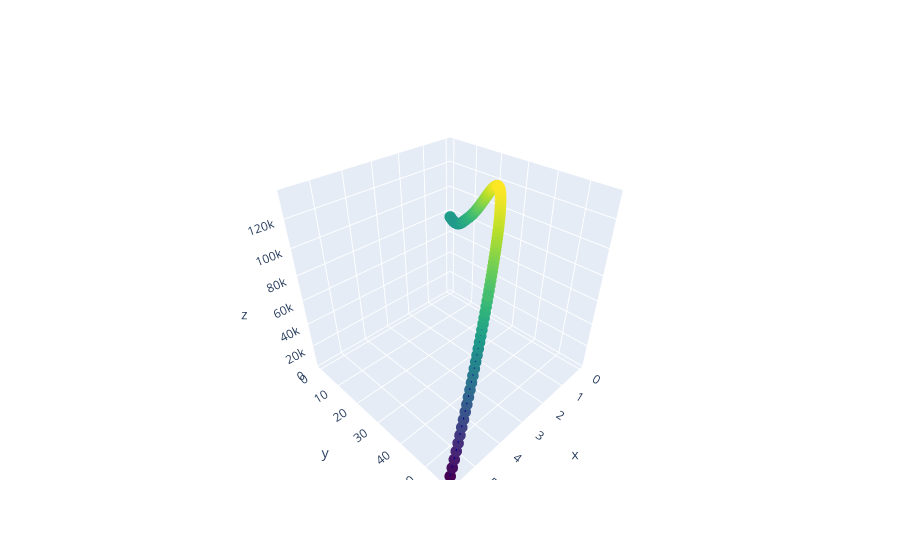

Notebook source saved alongside this figure:
### Code cell
import plotly.graph_objects as go

fig = go.Figure(data=go.Scatter3d(x=theta_sol/pi*180, y=phi_sol/pi*180, z=h_sol,
    marker=dict(
        size=4,
        color=h_sol,
        colorscale='Viridis',
    ),line=dict(
        color='darkblue',
        width=2
    )
))
fig.show()

### Figure 1 — Plotly figure (JSON) as saved in the notebook; plotly's stock layout.template omitted (floating-point values rounded to 4 significant figures; data arrays with more than 128 entries replaced by an {"elided": "..."} marker saying what was removed)
{"data": [{"line": {"color": "darkblue", "width": 2}, "marker": {"color": {"elided": "147 float values"}, "colorscale": [[0, "#440154"], [0.1111, "#482878"], [0.2222, "#3e4989"], [0.3333, "#31688e"], [0.4444, "#26828e"], [0.5556, "#1f9e89"], [0.6667, "#35b779"], [0.7778, "#6ece58"], [0.8889, "#b5de2b"], [1, "#fde725"]], "size": 4}, "type": "scatter3d", "x": {"elided": "147 float values"}, "y": {"elided": "147 float values"}, "z": {"elided": "147 float values"}}], "layout": {}}
